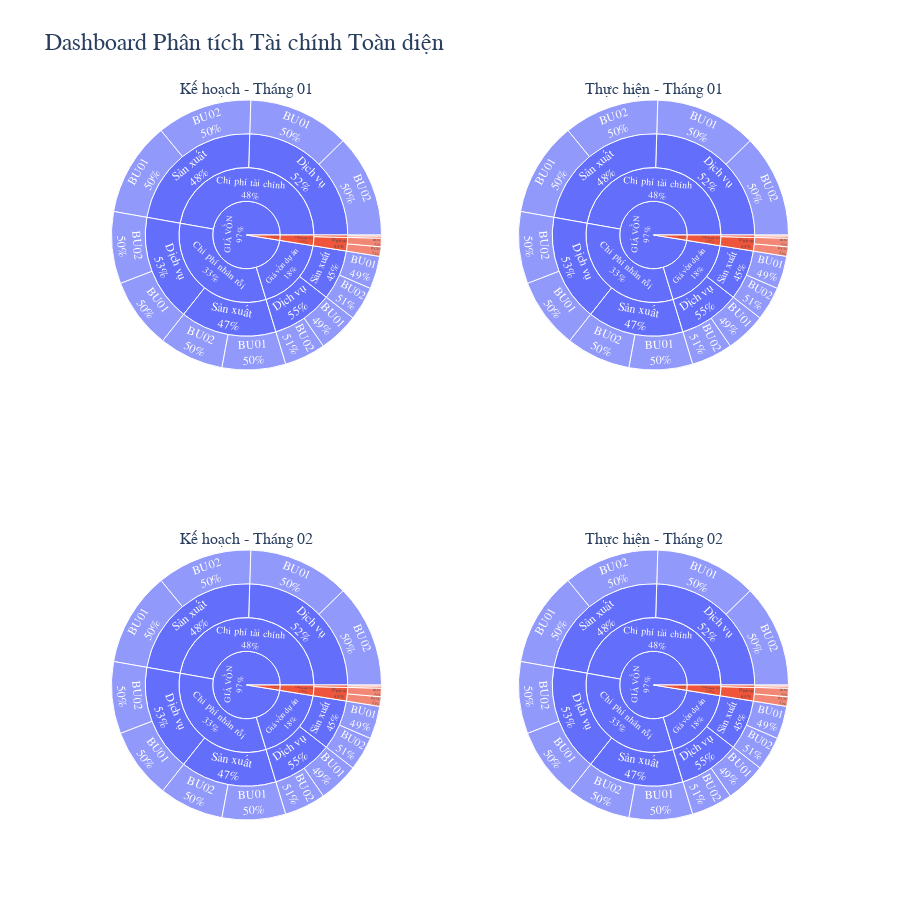

The notebook cell this image was saved under:
### Code cell
# -*- coding: utf-8 -*-
import pandas as pd
import plotly.express as px
from plotly.subplots import make_subplots

# --- Step 1: Clean and Structure the Data ---
data = {
    'Chỉ tiêu': ['DOANH THU', 'DOANH THU', 'DOANH THU', 'DOANH THU', 'GIÁ VỐN', 'GIÁ VỐN', 'GIÁ VỐN', 'GIÁ VỐN', 'GIÁ VỐN', 'GIÁ VỐN', 'GIÁ VỐN', 'GIÁ VỐN', 'GIÁ VỐN', 'GIÁ VỐN', 'GIÁ VỐN', 'GIÁ VỐN'],
    'Thành phần': ['Undefined', 'Undefined', 'Undefined', 'Undefined', 'Giá vốn dự án', 'Giá vốn dự án', 'Giá vốn dự án', 'Giá vốn dự án', 'Chi phí nhàn rỗi', 'Chi phí nhàn rỗi', 'Chi phí nhàn rỗi', 'Chi phí nhàn rỗi', 'Chi phí tài chính', 'Chi phí tài chính', 'Chi phí tài chính', 'Chi phí tài chính'],
    'Loại hình': ['Sản xuất', 'Sản xuất', 'Dịch vụ', 'Dịch vụ', 'Sản xuất', 'Sản xuất', 'Dịch vụ', 'Dịch vụ', 'Sản xuất', 'Sản xuất', 'Dịch vụ', 'Dịch vụ', 'Sản xuất', 'Sản xuất', 'Dịch vụ', 'Dịch vụ'],
    'BU': ['BU01', 'BU02', 'BU01', 'BU02', 'BU01', 'BU02', 'BU01', 'BU02', 'BU01', 'BU02', 'BU01', 'BU02', 'BU01', 'BU02', 'BU01', 'BU02'],
    'T01 Kế hoạch': [1.0, 2.0, 8.0, 9.0, 31.0, 32.0, 38.0, 39.0, 60.0, 61.0, 67.0, 68.0, 89.0, 90.0, 96.0, 97.0],
    'T01 Thực hiện': [3.0, 6.0, 24.0, 27.0, 93.0, 96.0, 114.0, 117.0, 180.0, 183.0, 201.0, 204.0, 267.0, 270.0, 288.0, 291.0],
    'T02 Kế hoạch': [5.0, 10.0, 40.0, 45.0, 155.0, 160.0, 190.0, 195.0, 300.0, 305.0, 335.0, 340.0, 445.0, 450.0, 480.0, 485.0],
    'T02 Thực hiện': [7.0, 14.0, 56.0, 63.0, 217.0, 224.0, 266.0, 273.0, 420.0, 427.0, 469.0, 476.0, 623.0, 630.0, 672.0, 679.0]
}
df = pd.DataFrame(data)

# Clean up the 'Undefined' value for better chart labels.
# We'll replace it with a more descriptive name.
df['Thành phần'] = df['Thành phần'].replace('Undefined', 'Tổng Doanh thu')

# --- Step 2: Define the hierarchy path for the sunburst chart ---
# The order defines the rings from the center outwards.
hierarchy_path = ['Chỉ tiêu', 'Thành phần', 'Loại hình', 'BU']

# --- Step 3: Create the 2x2 subplot figure ---
fig = make_subplots(
    rows=2, cols=2,
    specs=[[{'type':'sunburst'}, {'type':'sunburst'}],
           [{'type':'sunburst'}, {'type':'sunburst'}]],
    subplot_titles=(
        'Kế hoạch - Tháng 01', 'Thực hiện - Tháng 01',
        'Kế hoạch - Tháng 02', 'Thực hiện - Tháng 02'
    )
)

# --- Step 4: Create and add each sunburst chart to the figure ---

# A helper function to create a sunburst trace to avoid repeating code
def create_sunburst_trace(dataframe, path, values_col):
    return px.sunburst(
        dataframe,
        path=path,
        values=values_col
    ).data[0]

# Add the 4 charts
fig.add_trace(create_sunburst_trace(df, hierarchy_path, 'T01 Kế hoạch'), row=1, col=1)
fig.add_trace(create_sunburst_trace(df, hierarchy_path, 'T01 Thực hiện'), row=1, col=2)
fig.add_trace(create_sunburst_trace(df, hierarchy_path, 'T02 Kế hoạch'), row=2, col=1)
fig.add_trace(create_sunburst_trace(df, hierarchy_path, 'T02 Thực hiện'), row=2, col=2)

# --- Step 5: Finalize Layout ---
fig.update_traces(
    textinfo='label+percent parent' # Show label and its percentage of the parent slice
)
fig.update_layout(
    title_text="Dashboard Phân tích Tài chính Toàn diện",
    title_font_size=24,
    height=900, # Make the figure taller to fit everything
    font_family="Arial, sans-serif"
)

### Figure 1 — Plotly figure (JSON) as saved in the notebook; plotly's stock layout.template omitted (floating-point values rounded to 4 significant figures)
{"data": [{"branchvalues": "total", "domain": {"x": [0, 0.45], "y": [0.625, 1]}, "hovertemplate": "labels=%{label}<br>T01 Kế hoạch=%{value}<br>parent=%{parent}<br>id=%{id}<extra></extra>", "ids": ["DOANH THU/Tổng Doanh thu/Sản xuất/BU01", "DOANH THU/Tổng Doanh thu/Sản xuất/BU02", "DOANH THU/Tổng Doanh thu/Dịch vụ/BU01", "DOANH THU/Tổng Doanh thu/Dịch vụ/BU02", "GIÁ VỐN/Giá vốn dự án/Sản xuất/BU01", "GIÁ VỐN/Giá vốn dự án/Sản xuất/BU02", "GIÁ VỐN/Giá vốn dự án/Dịch vụ/BU01", "GIÁ VỐN/Giá vốn dự án/Dịch vụ/BU02", "GIÁ VỐN/Chi phí nhàn rỗi/Sản xuất/BU01", "GIÁ VỐN/Chi phí nhàn rỗi/Sản xuất/BU02", "GIÁ VỐN/Chi phí nhàn rỗi/Dịch vụ/BU01", "GIÁ VỐN/Chi phí nhàn rỗi/Dịch vụ/BU02", "GIÁ VỐN/Chi phí tài chính/Sản xuất/BU01", "GIÁ VỐN/Chi phí tài chính/Sản xuất/BU02", "GIÁ VỐN/Chi phí tài chính/Dịch vụ/BU01", "GIÁ VỐN/Chi phí tài chính/Dịch vụ/BU02", "DOANH THU/Tổng Doanh thu/Sản xuất", "DOANH THU/Tổng Doanh thu/Dịch vụ", "GIÁ VỐN/Giá vốn dự án/Sản xuất", "GIÁ VỐN/Giá vốn dự án/Dịch vụ", "GIÁ VỐN/Chi phí nhàn rỗi/Sản xuất", "GIÁ VỐN/Chi phí nhàn rỗi/Dịch vụ", "GIÁ VỐN/Chi phí tài chính/Sản xuất", "GIÁ VỐN/Chi phí tài chính/Dịch vụ", "DOANH THU/Tổng Doanh thu", "GIÁ VỐN/Giá vốn dự án", "GIÁ VỐN/Chi phí nhàn rỗi", "GIÁ VỐN/Chi phí tài chính", "DOANH THU", "GIÁ VỐN"], "labels": ["BU01", "BU02", "BU01", "BU02", "BU01", "BU02", "BU01", "BU02", "BU01", "BU02", "BU01", "BU02", "BU01", "BU02", "BU01", "BU02", "Sản xuất", "Dịch vụ", "Sản xuất", "Dịch vụ", "Sản xuất", "Dịch vụ", "Sản xuất", "Dịch vụ", "Tổng Doanh thu", "Giá vốn dự án", "Chi phí nhàn rỗi", "Chi phí tài chính", "DOANH THU", "GIÁ VỐN"], "name": "", "parents": ["DOANH THU/Tổng Doanh thu/Sản xuất", "DOANH THU/Tổng Doanh thu/Sản xuất", "DOANH THU/Tổng Doanh thu/Dịch vụ", "DOANH THU/Tổng Doanh thu/Dịch vụ", "GIÁ VỐN/Giá vốn dự án/Sản xuất", "GIÁ VỐN/Giá vốn dự án/Sản xuất", "GIÁ VỐN/Giá vốn dự án/Dịch vụ", "GIÁ VỐN/Giá vốn dự án/Dịch vụ", "GIÁ VỐN/Chi phí nhàn rỗi/Sản xuất", "GIÁ VỐN/Chi phí nhàn rỗi/Sản xuất", "GIÁ VỐN/Chi phí nhàn rỗi/Dịch vụ", "GIÁ VỐN/Chi phí nhàn rỗi/Dịch vụ", "GIÁ VỐN/Chi phí tài chính/Sản xuất", "GIÁ VỐN/Chi phí tài chính/Sản xuất", "GIÁ VỐN/Chi phí tài chính/Dịch vụ", "GIÁ VỐN/Chi phí tài chính/Dịch vụ", "DOANH THU/Tổng Doanh thu", "DOANH THU/Tổng Doanh thu", "GIÁ VỐN/Giá vốn dự án", "GIÁ VỐN/Giá vốn dự án", "GIÁ VỐN/Chi phí nhàn rỗi", "GIÁ VỐN/Chi phí nhàn rỗi", "GIÁ VỐN/Chi phí tài chính", "GIÁ VỐN/Chi phí tài chính", "DOANH THU", "GIÁ VỐN", "GIÁ VỐN", "GIÁ VỐN", "", ""], "textinfo": "label+percent parent", "type": "sunburst", "values": [1.0, 2.0, 8.0, 9.0, 31.0, 32.0, 38.0, 39.0, 60.0, 61.0, 67.0, 68.0, 89.0, 90.0, 96.0, 97.0, 3.0, 17.0, 63.0, 77.0, 121.0, 135.0, 179.0, 193.0, 20.0, 140.0, 256.0, 372.0, 20.0, 768.0]}, {"branchvalues": "total", "domain": {"x": [0.55, 1], "y": [0.625, 1]}, "hovertemplate": "labels=%{label}<br>T01 Thực hiện=%{value}<br>parent=%{parent}<br>id=%{id}<extra></extra>", "ids": ["DOANH THU/Tổng Doanh thu/Sản xuất/BU01", "DOANH THU/Tổng Doanh thu/Sản xuất/BU02", "DOANH THU/Tổng Doanh thu/Dịch vụ/BU01", "DOANH THU/Tổng Doanh thu/Dịch vụ/BU02", "GIÁ VỐN/Giá vốn dự án/Sản xuất/BU01", "GIÁ VỐN/Giá vốn dự án/Sản xuất/BU02", "GIÁ VỐN/Giá vốn dự án/Dịch vụ/BU01", "GIÁ VỐN/Giá vốn dự án/Dịch vụ/BU02", "GIÁ VỐN/Chi phí nhàn rỗi/Sản xuất/BU01", "GIÁ VỐN/Chi phí nhàn rỗi/Sản xuất/BU02", "GIÁ VỐN/Chi phí nhàn rỗi/Dịch vụ/BU01", "GIÁ VỐN/Chi phí nhàn rỗi/Dịch vụ/BU02", "GIÁ VỐN/Chi phí tài chính/Sản xuất/BU01", "GIÁ VỐN/Chi phí tài chính/Sản xuất/BU02", "GIÁ VỐN/Chi phí tài chính/Dịch vụ/BU01", "GIÁ VỐN/Chi phí tài chính/Dịch vụ/BU02", "DOANH THU/Tổng Doanh thu/Sản xuất", "DOANH THU/Tổng Doanh thu/Dịch vụ", "GIÁ VỐN/Giá vốn dự án/Sản xuất", "GIÁ VỐN/Giá vốn dự án/Dịch vụ", "GIÁ VỐN/Chi phí nhàn rỗi/Sản xuất", "GIÁ VỐN/Chi phí nhàn rỗi/Dịch vụ", "GIÁ VỐN/Chi phí tài chính/Sản xuất", "GIÁ VỐN/Chi phí tài chính/Dịch vụ", "DOANH THU/Tổng Doanh thu", "GIÁ VỐN/Giá vốn dự án", "GIÁ VỐN/Chi phí nhàn rỗi", "GIÁ VỐN/Chi phí tài chính", "DOANH THU", "GIÁ VỐN"], "labels": ["BU01", "BU02", "BU01", "BU02", "BU01", "BU02", "BU01", "BU02", "BU01", "BU02", "BU01", "BU02", "BU01", "BU02", "BU01", "BU02", "Sản xuất", "Dịch vụ", "Sản xuất", "Dịch vụ", "Sản xuất", "Dịch vụ", "Sản xuất", "Dịch vụ", "Tổng Doanh thu", "Giá vốn dự án", "Chi phí nhàn rỗi", "Chi phí tài chính", "DOANH THU", "GIÁ VỐN"], "name": "", "parents": ["DOANH THU/Tổng Doanh thu/Sản xuất", "DOANH THU/Tổng Doanh thu/Sản xuất", "DOANH THU/Tổng Doanh thu/Dịch vụ", "DOANH THU/Tổng Doanh thu/Dịch vụ", "GIÁ VỐN/Giá vốn dự án/Sản xuất", "GIÁ VỐN/Giá vốn dự án/Sản xuất", "GIÁ VỐN/Giá vốn dự án/Dịch vụ", "GIÁ VỐN/Giá vốn dự án/Dịch vụ", "GIÁ VỐN/Chi phí nhàn rỗi/Sản xuất", "GIÁ VỐN/Chi phí nhàn rỗi/Sản xuất", "GIÁ VỐN/Chi phí nhàn rỗi/Dịch vụ", "GIÁ VỐN/Chi phí nhàn rỗi/Dịch vụ", "GIÁ VỐN/Chi phí tài chính/Sản xuất", "GIÁ VỐN/Chi phí tài chính/Sản xuất", "GIÁ VỐN/Chi phí tài chính/Dịch vụ", "GIÁ VỐN/Chi phí tài chính/Dịch vụ", "DOANH THU/Tổng Doanh thu", "DOANH THU/Tổng Doanh thu", "GIÁ VỐN/Giá vốn dự án", "GIÁ VỐN/Giá vốn dự án", "GIÁ VỐN/Chi phí nhàn rỗi", "GIÁ VỐN/Chi phí nhàn rỗi", "GIÁ VỐN/Chi phí tài chính", "GIÁ VỐN/Chi phí tài chính", "DOANH THU", "GIÁ VỐN", "GIÁ VỐN", "GIÁ VỐN", "", ""], "textinfo": "label+percent parent", "type": "sunburst", "values": [3.0, 6.0, 24.0, 27.0, 93.0, 96.0, 114.0, 117.0, 180.0, 183.0, 201.0, 204.0, 267.0, 270.0, 288.0, 291.0, 9.0, 51.0, 189.0, 231.0, 363.0, 405.0, 537.0, 579.0, 60.0, 420.0, 768.0, 1116.0, 60.0, 2304.0]}, {"branchvalues": "total", "domain": {"x": [0, 0.45], "y": [0, 0.375]}, "hovertemplate": "labels=%{label}<br>T02 Kế hoạch=%{value}<br>parent=%{parent}<br>id=%{id}<extra></extra>", "ids": ["DOANH THU/Tổng Doanh thu/Sản xuất/BU01", "DOANH THU/Tổng Doanh thu/Sản xuất/BU02", "DOANH THU/Tổng Doanh thu/Dịch vụ/BU01", "DOANH THU/Tổng Doanh thu/Dịch vụ/BU02", "GIÁ VỐN/Giá vốn dự án/Sản xuất/BU01", "GIÁ VỐN/Giá vốn dự án/Sản xuất/BU02", "GIÁ VỐN/Giá vốn dự án/Dịch vụ/BU01", "GIÁ VỐN/Giá vốn dự án/Dịch vụ/BU02", "GIÁ VỐN/Chi phí nhàn rỗi/Sản xuất/BU01", "GIÁ VỐN/Chi phí nhàn rỗi/Sản xuất/BU02", "GIÁ VỐN/Chi phí nhàn rỗi/Dịch vụ/BU01", "GIÁ VỐN/Chi phí nhàn rỗi/Dịch vụ/BU02", "GIÁ VỐN/Chi phí tài chính/Sản xuất/BU01", "GIÁ VỐN/Chi phí tài chính/Sản xuất/BU02", "GIÁ VỐN/Chi phí tài chính/Dịch vụ/BU01", "GIÁ VỐN/Chi phí tài chính/Dịch vụ/BU02", "DOANH THU/Tổng Doanh thu/Sản xuất", "DOANH THU/Tổng Doanh thu/Dịch vụ", "GIÁ VỐN/Giá vốn dự án/Sản xuất", "GIÁ VỐN/Giá vốn dự án/Dịch vụ", "GIÁ VỐN/Chi phí nhàn rỗi/Sản xuất", "GIÁ VỐN/Chi phí nhàn rỗi/Dịch vụ", "GIÁ VỐN/Chi phí tài chính/Sản xuất", "GIÁ VỐN/Chi phí tài chính/Dịch vụ", "DOANH THU/Tổng Doanh thu", "GIÁ VỐN/Giá vốn dự án", "GIÁ VỐN/Chi phí nhàn rỗi", "GIÁ VỐN/Chi phí tài chính", "DOANH THU", "GIÁ VỐN"], "labels": ["BU01", "BU02", "BU01", "BU02", "BU01", "BU02", "BU01", "BU02", "BU01", "BU02", "BU01", "BU02", "BU01", "BU02", "BU01", "BU02", "Sản xuất", "Dịch vụ", "Sản xuất", "Dịch vụ", "Sản xuất", "Dịch vụ", "Sản xuất", "Dịch vụ", "Tổng Doanh thu", "Giá vốn dự án", "Chi phí nhàn rỗi", "Chi phí tài chính", "DOANH THU", "GIÁ VỐN"], "name": "", "parents": ["DOANH THU/Tổng Doanh thu/Sản xuất", "DOANH THU/Tổng Doanh thu/Sản xuất", "DOANH THU/Tổng Doanh thu/Dịch vụ", "DOANH THU/Tổng Doanh thu/Dịch vụ", "GIÁ VỐN/Giá vốn dự án/Sản xuất", "GIÁ VỐN/Giá vốn dự án/Sản xuất", "GIÁ VỐN/Giá vốn dự án/Dịch vụ", "GIÁ VỐN/Giá vốn dự án/Dịch vụ", "GIÁ VỐN/Chi phí nhàn rỗi/Sản xuất", "GIÁ VỐN/Chi phí nhàn rỗi/Sản xuất", "GIÁ VỐN/Chi phí nhàn rỗi/Dịch vụ", "GIÁ VỐN/Chi phí nhàn rỗi/Dịch vụ", "GIÁ VỐN/Chi phí tài chính/Sản xuất", "GIÁ VỐN/Chi phí tài chính/Sản xuất", "GIÁ VỐN/Chi phí tài chính/Dịch vụ", "GIÁ VỐN/Chi phí tài chính/Dịch vụ", "DOANH THU/Tổng Doanh thu", "DOANH THU/Tổng Doanh thu", "GIÁ VỐN/Giá vốn dự án", "GIÁ VỐN/Giá vốn dự án", "GIÁ VỐN/Chi phí nhàn rỗi", "GIÁ VỐN/Chi phí nhàn rỗi", "GIÁ VỐN/Chi phí tài chính", "GIÁ VỐN/Chi phí tài chính", "DOANH THU", "GIÁ VỐN", "GIÁ VỐN", "GIÁ VỐN", "", ""], "textinfo": "label+percent parent", "type": "sunburst", "values": [5.0, 10.0, 40.0, 45.0, 155.0, 160.0, 190.0, 195.0, 300.0, 305.0, 335.0, 340.0, 445.0, 450.0, 480.0, 485.0, 15.0, 85.0, 315.0, 385.0, 605.0, 675.0, 895.0, 965.0, 100.0, 700.0, 1280.0, 1860.0, 100.0, 3840.0]}, {"branchvalues": "total", "domain": {"x": [0.55, 1], "y": [0, 0.375]}, "hovertemplate": "labels=%{label}<br>T02 Thực hiện=%{value}<br>parent=%{parent}<br>id=%{id}<extra></extra>", "ids": ["DOANH THU/Tổng Doanh thu/Sản xuất/BU01", "DOANH THU/Tổng Doanh thu/Sản xuất/BU02", "DOANH THU/Tổng Doanh thu/Dịch vụ/BU01", "DOANH THU/Tổng Doanh thu/Dịch vụ/BU02", "GIÁ VỐN/Giá vốn dự án/Sản xuất/BU01", "GIÁ VỐN/Giá vốn dự án/Sản xuất/BU02", "GIÁ VỐN/Giá vốn dự án/Dịch vụ/BU01", "GIÁ VỐN/Giá vốn dự án/Dịch vụ/BU02", "GIÁ VỐN/Chi phí nhàn rỗi/Sản xuất/BU01", "GIÁ VỐN/Chi phí nhàn rỗi/Sản xuất/BU02", "GIÁ VỐN/Chi phí nhàn rỗi/Dịch vụ/BU01", "GIÁ VỐN/Chi phí nhàn rỗi/Dịch vụ/BU02", "GIÁ VỐN/Chi phí tài chính/Sản xuất/BU01", "GIÁ VỐN/Chi phí tài chính/Sản xuất/BU02", "GIÁ VỐN/Chi phí tài chính/Dịch vụ/BU01", "GIÁ VỐN/Chi phí tài chính/Dịch vụ/BU02", "DOANH THU/Tổng Doanh thu/Sản xuất", "DOANH THU/Tổng Doanh thu/Dịch vụ", "GIÁ VỐN/Giá vốn dự án/Sản xuất", "GIÁ VỐN/Giá vốn dự án/Dịch vụ", "GIÁ VỐN/Chi phí nhàn rỗi/Sản xuất", "GIÁ VỐN/Chi phí nhàn rỗi/Dịch vụ", "GIÁ VỐN/Chi phí tài chính/Sản xuất", "GIÁ VỐN/Chi phí tài chính/Dịch vụ", "DOANH THU/Tổng Doanh thu", "GIÁ VỐN/Giá vốn dự án", "GIÁ VỐN/Chi phí nhàn rỗi", "GIÁ VỐN/Chi phí tài chính", "DOANH THU", "GIÁ VỐN"], "labels": ["BU01", "BU02", "BU01", "BU02", "BU01", "BU02", "BU01", "BU02", "BU01", "BU02", "BU01", "BU02", "BU01", "BU02", "BU01", "BU02", "Sản xuất", "Dịch vụ", "Sản xuất", "Dịch vụ", "Sản xuất", "Dịch vụ", "Sản xuất", "Dịch vụ", "Tổng Doanh thu", "Giá vốn dự án", "Chi phí nhàn rỗi", "Chi phí tài chính", "DOANH THU", "GIÁ VỐN"], "name": "", "parents": ["DOANH THU/Tổng Doanh thu/Sản xuất", "DOANH THU/Tổng Doanh thu/Sản xuất", "DOANH THU/Tổng Doanh thu/Dịch vụ", "DOANH THU/Tổng Doanh thu/Dịch vụ", "GIÁ VỐN/Giá vốn dự án/Sản xuất", "GIÁ VỐN/Giá vốn dự án/Sản xuất", "GIÁ VỐN/Giá vốn dự án/Dịch vụ", "GIÁ VỐN/Giá vốn dự án/Dịch vụ", "GIÁ VỐN/Chi phí nhàn rỗi/Sản xuất", "GIÁ VỐN/Chi phí nhàn rỗi/Sản xuất", "GIÁ VỐN/Chi phí nhàn rỗi/Dịch vụ", "GIÁ VỐN/Chi phí nhàn rỗi/Dịch vụ", "GIÁ VỐN/Chi phí tài chính/Sản xuất", "GIÁ VỐN/Chi phí tài chính/Sản xuất", "GIÁ VỐN/Chi phí tài chính/Dịch vụ", "GIÁ VỐN/Chi phí tài chính/Dịch vụ", "DOANH THU/Tổng Doanh thu", "DOANH THU/Tổng Doanh thu", "GIÁ VỐN/Giá vốn dự án", "GIÁ VỐN/Giá vốn dự án", "GIÁ VỐN/Chi phí nhàn rỗi", "GIÁ VỐN/Chi phí nhàn rỗi", "GIÁ VỐN/Chi phí tài chính", "GIÁ VỐN/Chi phí tài chính", "DOANH THU", "GIÁ VỐN", "GIÁ VỐN", "GIÁ VỐN", "", ""], "textinfo": "label+percent parent", "type": "sunburst", "values": [7.0, 14.0, 56.0, 63.0, 217.0, 224.0, 266.0, 273.0, 420.0, 427.0, 469.0, 476.0, 623.0, 630.0, 672.0, 679.0, 21.0, 119.0, 441.0, 539.0, 847.0, 945.0, 1253.0, 1351.0, 140.0, 980.0, 1792.0, 2604.0, 140.0, 5376.0]}], "layout": {"annotations": [{"font": {"size": 16}, "showarrow": false, "text": "Kế hoạch - Tháng 01", "x": 0.225, "xanchor": "center", "xref": "paper", "y": 1, "yanchor": "bottom", "yref": "paper"}, {"font": {"size": 16}, "showarrow": false, "text": "Thực hiện - Tháng 01", "x": 0.775, "xanchor": "center", "xref": "paper", "y": 1, "yanchor": "bottom", "yref": "paper"}, {"font": {"size": 16}, "showarrow": false, "text": "Kế hoạch - Tháng 02", "x": 0.225, "xanchor": "center", "xref": "paper", "y": 0.375, "yanchor": "bottom", "yref": "paper"}, {"font": {"size": 16}, "showarrow": false, "text": "Thực hiện - Tháng 02", "x": 0.775, "xanchor": "center", "xref": "paper", "y": 0.375, "yanchor": "bottom", "yref": "paper"}], "font": {"family": "Arial, sans-serif"}, "height": 900, "title": {"font": {"size": 24}, "text": "Dashboard Phân tích Tài chính Toàn diện"}}}
